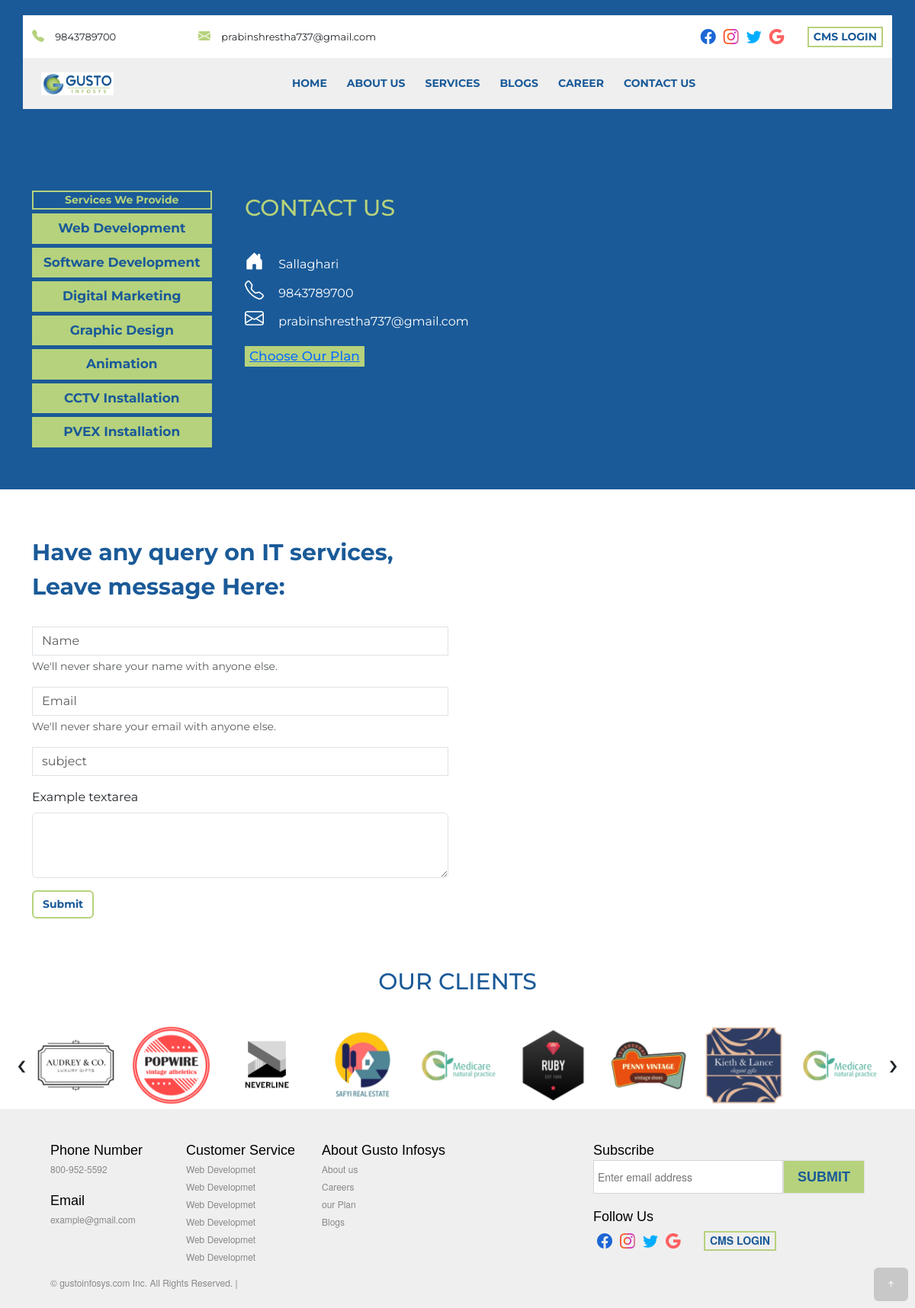
The app's page /contact/, older data.
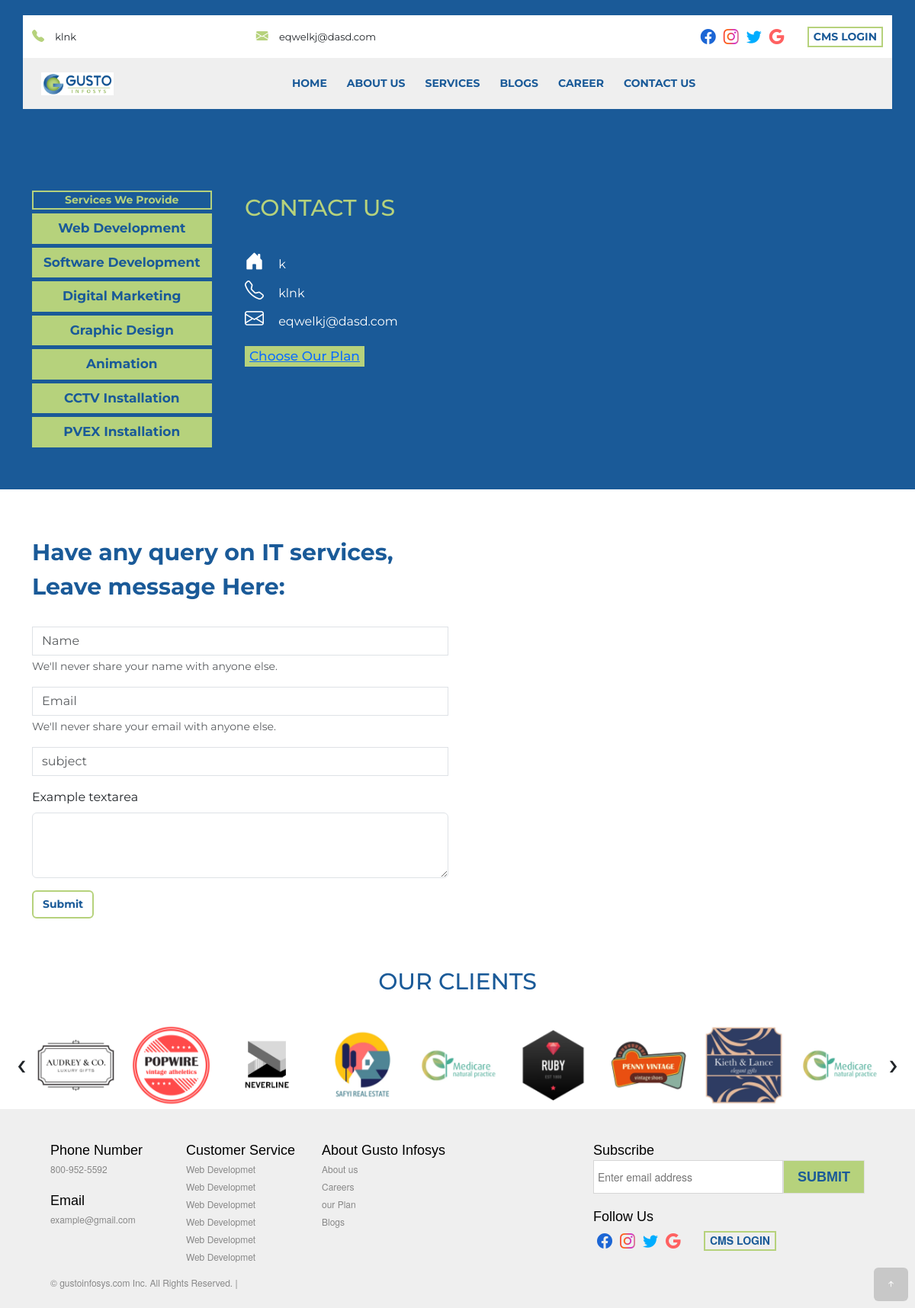
The same page, newer data.
### myapp/models.py (models this page shows, shortened)
class CompanyInfo(models.Model):
    email = models.EmailField(max_length=254)
    phone = models.CharField(max_length=15)
    location = models.CharField(max_length=50, default="Sallaghari")
    facebook = models.CharField(max_length=150)
    twitter = models.CharField(max_length=150)
    instagram = models.CharField(max_length=150)
    google = models.CharField(max_length=50)

### myapp/views.py (the view, shortened to what this page needs)
# urls.py: path('contact/', views.contactus, name="contact"),
def contactus(request):
    info = CompanyInfo.objects.latest('id')
    data = {}
    data['infos'] = info
    return render(request, 'contact us.html', data)

### templates/contact us.html (shortened to what the changed rows need)
<!DOCTYPE html>
{% load static %}
<html lang="en">
<head>
    <link rel="stylesheet" href="{% static 'node_modules\bootstrap\dist\css\bootstrap.min.css'%}">
    <link rel="stylesheet" href="{% static 'node_modules\bootstrap-icons\font\bootstrap-icons.css'%}">
    <link rel="stylesheet" href="{% static 'owlcarousel\dist\assets\owl.carousel.min.css'%}">
    <link rel="stylesheet" href="{% static 'owlcarousel\dist\assets\owl.theme.default.css'%}">
    <link rel="stylesheet" href="{% static 'node_modules\aos\dist\aos.css'%}" />
    <link rel="stylesheet" href="{% static 'css\main.css'%}">
    <link rel="stylesheet" href="{% static 'css\contact_us.css'%}">
</head>
<body >
<div class="postion-relative ">
  <section class="header"  data-aos="fade-down">
    <div class="container bg-white">
      <div class="row py-2">
        <div class="col-md-5  header_contact">
          <div class="header_contact_phone">
            <i class="bi bi-telephone-fill "></i>
            <span>{{infos.phone}}</span>
          </div>
          <div class="header_contact_email">
            <i class="bi bi-envelope-fill "></i>
            <span>{{infos.email}}</span>
          </div>
        </div>
      </div>
    </div>
  </section>
</div>
<section class="aboutus_bg">
  <div class="container">
    <div class="row">
      <div class="col-md-12">
        <div class="aboutus">
          <div class="row" style="width: 100%">
            <div class="col-xl-5  col-lg-6 col-md-6"  data-aos="fade-up">
              <div class="aboutus_info">
                <div class="contact_us">
                  <i class="bi bi-house-door-fill"></i>
                  <span>{{infos.location}}</span>
                </div>
                <div class="contact_us">
                  <i class="bi bi-telephone"></i>
                  <span>{{infos.phone}}</span>
                </div>
                <div class="contact_us">
                  <i class="bi bi-envelope"></i>
                  <span>{{infos.email}}</span>
                </div>
              </div>
            </div>
          </div>
        </div>
      </div>
    </div>
  </div>
</section>
</body>
</html>

Row changes from the older to the newer data that the page shows:
changed CompanyInfo: phone "9843789700" → "klnk"; email "prabinshrestha737@gmail.com" → "eqwelkj@dasd.com"; location "Sallaghari" → "k"
